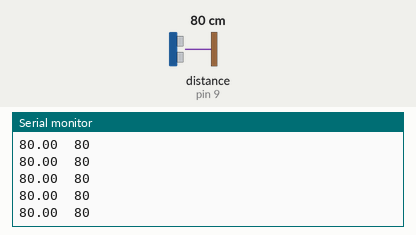
The sketch below on a simulated Arduino Uno, built with avr-gcc and run on an emulated ATmega328P. On the bench: the last lines printed to the serial monitor. The inputs (shaded band) are chosen by the test bench; at power-on: distance to the obstacle (sensor on pin 9) 80 cm.

Above: at 1.2 s.
1.3 s: distance to the obstacle (sensor on pin 9) set to 2 cm
At 2.2 s:
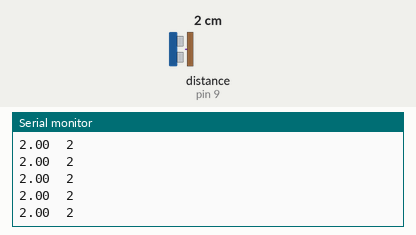
2.8 s: distance to the obstacle (sensor on pin 9) set to 18 cm
At 3.4 s:
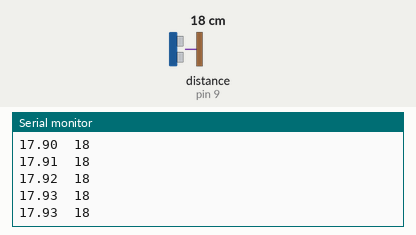
Timing chart, 0 to 5.8 s (numbered marks = the images above; inputs shaded):
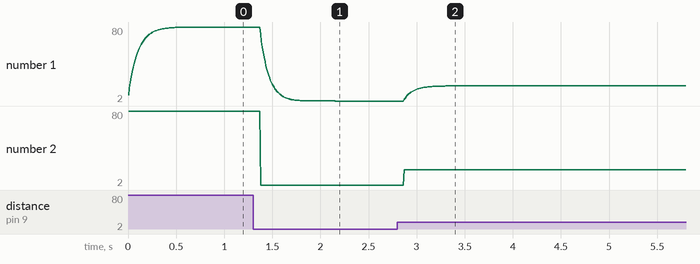

The sketch:

_4-ultrasom-test-low-pass.ino
```cpp
#include <Ultrasonic.h>

Ultrasonic ultrasonic(8, 9);

void setup()
{
  Serial.begin(9600);
}

void loop()
{
  static float distance_last = 0;
  float distance;

  int a = ultrasonic.read();
  distance = 0.1*a + 0.9*distance_last;
  distance_last = distance;

  Serial.print(distance);
  Serial.print("\t");
  Serial.print(a);
  Serial.println("");
}
```

Measured:
- after the input at 1.3 s, the serial monitor: prints a new line after 0.08 s (image 1)
- plotted number 1: 80 → 2 after the input at 1.3 s
- plotted number 2: 80 → 2 after the input at 1.3 s
